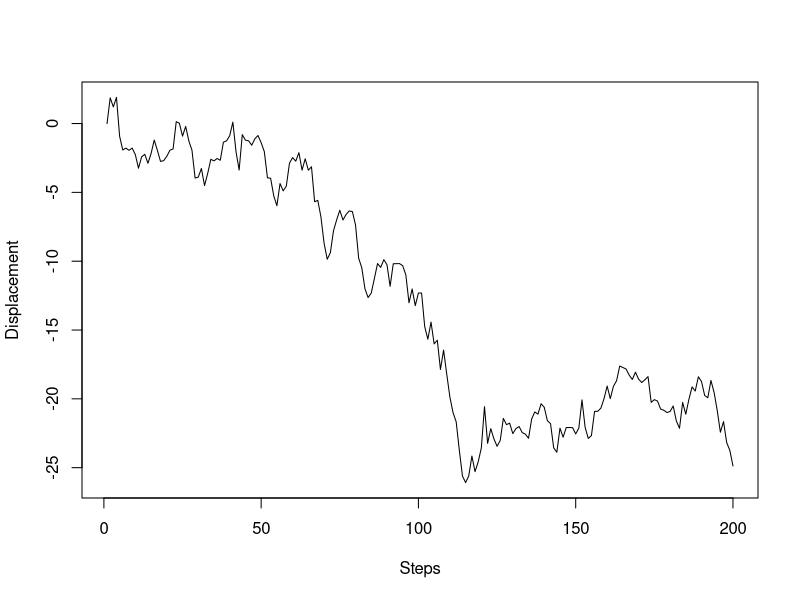
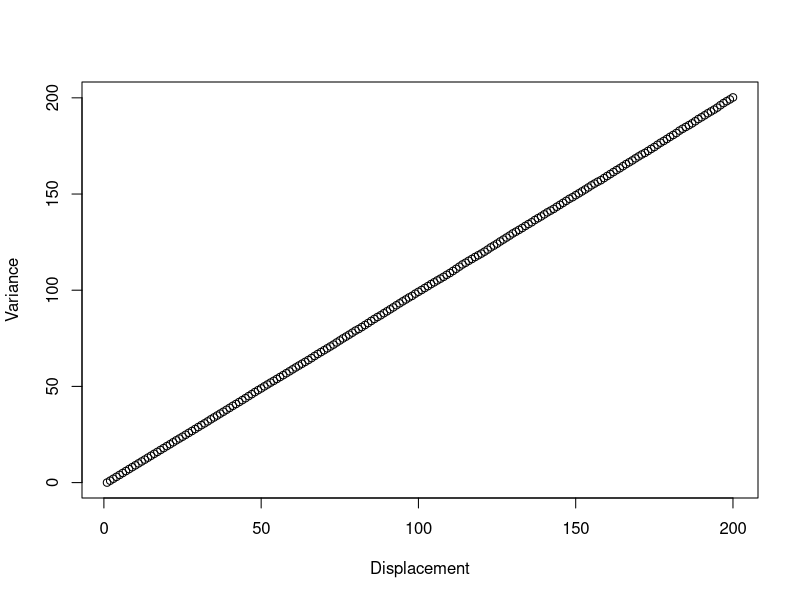
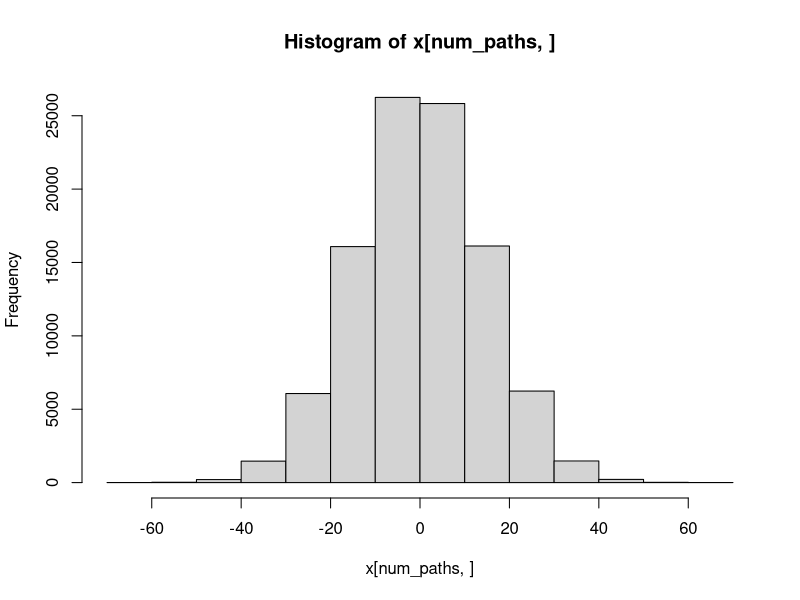

Source code (R) for these figures, in order: (Note: this script raises an error after producing the figures.)
library(foreach)
library(doParallel)

num_walkers <- 100000
num_paths <- 200

x2 = rep(0,num_paths)

# Launch random walkers, all starting from x = 0
set.seed(47)
ts <- proc.time()
registerDoParallel(2)
result <- foreach(i=1:num_walkers) %dopar% 
{
	# A walker completes its walk
	for(k in 2:num_paths)
	{
		x2[k] = x2[k-1] + rnorm(1,0,1)
	}
	return(x2)
}
stopImplicitCluster()

# Assemble the result to path matrix
x <- matrix(unlist(result),num_paths,num_walkers)

proc.time() - ts

# Compute the variance
for(k in 1:num_paths)
{
	x2[k] = sum(x[k,]*x[k,])/num_walkers
}

# Plot a path
plot(x[,1],type='l',xlab='Steps',ylab='Displacement')

# Plot the variance
plot(1:num_paths,x2,xlab='Displacement',ylab='Variance')

# Plot the distribution of displacements at last step
hist(x[num_paths,],freq=TRUE)

save(x,x2,file="vars.rdata")

